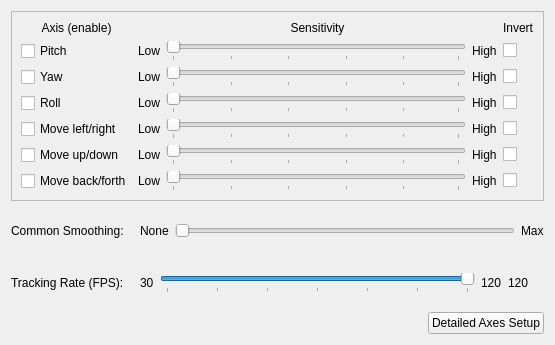
<?xml version="1.0" encoding="UTF-8"?>
<ui version="4.0">
 <class>ProfileSetupForm</class>
 <widget class="QWidget" name="ProfileSetupForm">
  <property name="geometry">
   <rect>
    <x>0</x>
    <y>0</y>
    <width>555</width>
    <height>345</height>
   </rect>
  </property>
  <property name="sizePolicy">
   <sizepolicy hsizetype="Preferred" vsizetype="Maximum">
    <horstretch>0</horstretch>
    <verstretch>0</verstretch>
   </sizepolicy>
  </property>
  <property name="windowTitle">
   <string>Form</string>
  </property>
  <layout class="QVBoxLayout" name="verticalLayout">
   <item>
    <widget class="QFrame" name="gridFrame">
     <property name="frameShape">
      <enum>QFrame::StyledPanel</enum>
     </property>
     <property name="frameShadow">
      <enum>QFrame::Raised</enum>
     </property>
     <layout class="QGridLayout" name="gridLayout">
      <item row="2" column="1">
       <layout class="QHBoxLayout" name="horizontalLayout_2">
        <item>
         <widget class="QLabel" name="label_3">
          <property name="text">
           <string>Low</string>
          </property>
         </widget>
        </item>
        <item>
         <widget class="QSlider" name="YawSens">
          <property name="orientation">
           <enum>Qt::Horizontal</enum>
          </property>
          <property name="tickPosition">
           <enum>QSlider::TicksBelow</enum>
          </property>
          <property name="tickInterval">
           <number>20</number>
          </property>
         </widget>
        </item>
        <item>
         <widget class="QLabel" name="label_10">
          <property name="text">
           <string>High</string>
          </property>
         </widget>
        </item>
       </layout>
      </item>
      <item row="3" column="1">
       <layout class="QHBoxLayout" name="horizontalLayout_3">
        <item>
         <widget class="QLabel" name="label_4">
          <property name="text">
           <string>Low</string>
          </property>
         </widget>
        </item>
        <item>
         <widget class="QSlider" name="RollSens">
          <property name="orientation">
           <enum>Qt::Horizontal</enum>
          </property>
          <property name="tickPosition">
           <enum>QSlider::TicksBelow</enum>
          </property>
          <property name="tickInterval">
           <number>20</number>
          </property>
         </widget>
        </item>
        <item>
         <widget class="QLabel" name="label_11">
          <property name="text">
           <string>High</string>
          </property>
         </widget>
        </item>
       </layout>
      </item>
      <item row="0" column="0">
       <widget class="QLabel" name="label_9">
        <property name="text">
         <string>Axis (enable)</string>
        </property>
        <property name="alignment">
         <set>Qt::AlignCenter</set>
        </property>
       </widget>
      </item>
      <item row="0" column="1">
       <widget class="QLabel" name="label_2">
        <property name="text">
         <string>Sensitivity</string>
        </property>
        <property name="alignment">
         <set>Qt::AlignCenter</set>
        </property>
       </widget>
      </item>
      <item row="1" column="1">
       <layout class="QHBoxLayout" name="horizontalLayout">
        <item>
         <widget class="QLabel" name="label">
          <property name="text">
           <string>Low</string>
          </property>
         </widget>
        </item>
        <item>
         <widget class="QSlider" name="PitchSens">
          <property name="orientation">
           <enum>Qt::Horizontal</enum>
          </property>
          <property name="tickPosition">
           <enum>QSlider::TicksBelow</enum>
          </property>
          <property name="tickInterval">
           <number>20</number>
          </property>
         </widget>
        </item>
        <item>
         <widget class="QLabel" name="label_8">
          <property name="text">
           <string>High</string>
          </property>
         </widget>
        </item>
       </layout>
      </item>
      <item row="5" column="1">
       <layout class="QHBoxLayout" name="horizontalLayout_5">
        <item>
         <widget class="QLabel" name="label_6">
          <property name="text">
           <string>Low</string>
          </property>
         </widget>
        </item>
        <item>
         <widget class="QSlider" name="TySens">
          <property name="orientation">
           <enum>Qt::Horizontal</enum>
          </property>
          <property name="tickPosition">
           <enum>QSlider::TicksBelow</enum>
          </property>
          <property name="tickInterval">
           <number>20</number>
          </property>
         </widget>
        </item>
        <item>
         <widget class="QLabel" name="label_13">
          <property name="text">
           <string>High</string>
          </property>
         </widget>
        </item>
       </layout>
      </item>
      <item row="1" column="0">
       <widget class="QCheckBox" name="PitchEnable">
        <property name="toolTip">
         <string>Enable Pitch Axis</string>
        </property>
        <property name="layoutDirection">
         <enum>Qt::LeftToRight</enum>
        </property>
        <property name="text">
         <string>Pitch</string>
        </property>
        <property name="checked">
         <bool>false</bool>
        </property>
       </widget>
      </item>
      <item row="2" column="0">
       <widget class="QCheckBox" name="YawEnable">
        <property name="toolTip">
         <string>Enable Yaw Axis</string>
        </property>
        <property name="text">
         <string>Yaw</string>
        </property>
       </widget>
      </item>
      <item row="3" column="0">
       <widget class="QCheckBox" name="RollEnable">
        <property name="toolTip">
         <string>Enable Yaw Axis</string>
        </property>
        <property name="text">
         <string>Roll</string>
        </property>
       </widget>
      </item>
      <item row="4" column="0">
       <widget class="QCheckBox" name="TxEnable">
        <property name="toolTip">
         <string>Enable X Axis</string>
        </property>
        <property name="text">
         <string>Move left/right</string>
        </property>
       </widget>
      </item>
      <item row="5" column="0">
       <widget class="QCheckBox" name="TyEnable">
        <property name="toolTip">
         <string>Enable Y Axis</string>
        </property>
        <property name="text">
         <string>Move up/down</string>
        </property>
       </widget>
      </item>
      <item row="6" column="0">
       <widget class="QCheckBox" name="TzEnable">
        <property name="toolTip">
         <string>Enable Z Axis</string>
        </property>
        <property name="text">
         <string>Move back/forth</string>
        </property>
       </widget>
      </item>
      <item row="4" column="1">
       <layout class="QHBoxLayout" name="horizontalLayout_4">
        <item>
         <widget class="QLabel" name="label_5">
          <property name="text">
           <string>Low</string>
          </property>
         </widget>
        </item>
        <item>
         <widget class="QSlider" name="TxSens">
          <property name="orientation">
           <enum>Qt::Horizontal</enum>
          </property>
          <property name="tickPosition">
           <enum>QSlider::TicksBelow</enum>
          </property>
          <property name="tickInterval">
           <number>20</number>
          </property>
         </widget>
        </item>
        <item>
         <widget class="QLabel" name="label_12">
          <property name="text">
           <string>High</string>
          </property>
         </widget>
        </item>
       </layout>
      </item>
      <item row="6" column="1">
       <layout class="QHBoxLayout" name="horizontalLayout_6">
        <item>
         <widget class="QLabel" name="label_7">
          <property name="text">
           <string>Low</string>
          </property>
         </widget>
        </item>
        <item>
         <widget class="QSlider" name="TzSens">
          <property name="orientation">
           <enum>Qt::Horizontal</enum>
          </property>
          <property name="tickPosition">
           <enum>QSlider::TicksBelow</enum>
          </property>
          <property name="tickInterval">
           <number>20</number>
          </property>
         </widget>
        </item>
        <item>
         <widget class="QLabel" name="label_14">
          <property name="text">
           <string>High</string>
          </property>
         </widget>
        </item>
       </layout>
      </item>
      <item row="0" column="2">
       <widget class="QLabel" name="label_18">
        <property name="text">
         <string>Invert</string>
        </property>
       </widget>
      </item>
      <item row="1" column="2">
       <widget class="QCheckBox" name="PitchInvert">
        <property name="text">
         <string/>
        </property>
       </widget>
      </item>
      <item row="2" column="2">
       <widget class="QCheckBox" name="YawInvert">
        <property name="text">
         <string/>
        </property>
       </widget>
      </item>
      <item row="3" column="2">
       <widget class="QCheckBox" name="RollInvert">
        <property name="text">
         <string/>
        </property>
       </widget>
      </item>
      <item row="4" column="2">
       <widget class="QCheckBox" name="TxInvert">
        <property name="text">
         <string/>
        </property>
       </widget>
      </item>
      <item row="5" column="2">
       <widget class="QCheckBox" name="TyInvert">
        <property name="text">
         <string/>
        </property>
       </widget>
      </item>
      <item row="6" column="2">
       <widget class="QCheckBox" name="TzInvert">
        <property name="text">
         <string/>
        </property>
       </widget>
      </item>
     </layout>
    </widget>
   </item>
   <item>
    <layout class="QHBoxLayout" name="horizontalLayout_7">
     <item>
      <widget class="QLabel" name="label_17">
       <property name="text">
        <string>Common Smoothing:</string>
       </property>
      </widget>
     </item>
     <item>
      <spacer name="horizontalSpacer">
       <property name="orientation">
        <enum>Qt::Horizontal</enum>
       </property>
       <property name="sizeType">
        <enum>QSizePolicy::Maximum</enum>
       </property>
       <property name="sizeHint" stdset="0">
        <size>
         <width>10</width>
         <height>20</height>
        </size>
       </property>
      </spacer>
     </item>
     <item>
      <widget class="QLabel" name="label_15">
       <property name="text">
        <string>None</string>
       </property>
      </widget>
     </item>
     <item>
      <widget class="QSlider" name="Smoothing">
       <property name="orientation">
        <enum>Qt::Horizontal</enum>
       </property>
      </widget>
     </item>
     <item>
      <widget class="QLabel" name="label_16">
       <property name="text">
        <string>Max</string>
       </property>
      </widget>
     </item>
    </layout>
   </item>
   <item>
    <layout class="QHBoxLayout" name="horizontalLayout_tracking_rate">
     <item>
      <widget class="QLabel" name="label_tracking_rate">
       <property name="text">
        <string>Tracking Rate (FPS):</string>
       </property>
      </widget>
     </item>
     <item>
      <spacer name="horizontalSpacer_tracking">
       <property name="orientation">
        <enum>Qt::Horizontal</enum>
       </property>
       <property name="sizeType">
        <enum>QSizePolicy::Maximum</enum>
       </property>
       <property name="sizeHint" stdset="0">
        <size>
         <width>10</width>
         <height>20</height>
        </size>
       </property>
      </spacer>
     </item>
     <item>
      <widget class="QLabel" name="label_tracking_rate_low">
       <property name="text">
        <string>30</string>
       </property>
      </widget>
     </item>
     <item>
      <widget class="QSlider" name="TrackingRate">
       <property name="minimum">
        <number>30</number>
       </property>
       <property name="maximum">
        <number>120</number>
       </property>
       <property name="value">
        <number>120</number>
       </property>
       <property name="orientation">
        <enum>Qt::Horizontal</enum>
       </property>
       <property name="tickPosition">
        <enum>QSlider::TicksBelow</enum>
       </property>
       <property name="tickInterval">
        <number>15</number>
       </property>
      </widget>
     </item>
     <item>
      <widget class="QLabel" name="label_tracking_rate_high">
       <property name="text">
        <string>120</string>
       </property>
      </widget>
     </item>
     <item>
      <widget class="QLabel" name="TrackingRateValue">
       <property name="minimumSize">
        <size>
         <width>36</width>
         <height>0</height>
        </size>
       </property>
       <property name="text">
        <string>120</string>
       </property>
      </widget>
     </item>
    </layout>
   </item>
   <item>
    <layout class="QHBoxLayout" name="horizontalLayout_8">
     <item>
      <spacer name="horizontalSpacer_2">
       <property name="orientation">
        <enum>Qt::Horizontal</enum>
       </property>
       <property name="sizeHint" stdset="0">
        <size>
         <width>40</width>
         <height>20</height>
        </size>
       </property>
      </spacer>
     </item>
     <item>
      <widget class="QPushButton" name="DetailedAxisSetup">
       <property name="text">
        <string>Detailed Axes Setup</string>
       </property>
      </widget>
     </item>
    </layout>
   </item>
  </layout>
 </widget>
 <tabstops>
  <tabstop>PitchEnable</tabstop>
  <tabstop>PitchSens</tabstop>
  <tabstop>YawEnable</tabstop>
  <tabstop>YawSens</tabstop>
  <tabstop>RollEnable</tabstop>
  <tabstop>RollSens</tabstop>
  <tabstop>TxEnable</tabstop>
  <tabstop>TxSens</tabstop>
  <tabstop>TyEnable</tabstop>
  <tabstop>TySens</tabstop>
  <tabstop>TzEnable</tabstop>
  <tabstop>TzSens</tabstop>
  <tabstop>Smoothing</tabstop>
  <tabstop>TrackingRate</tabstop>
  <tabstop>DetailedAxisSetup</tabstop>
 </tabstops>
 <resources/>
 <connections/>
</ui>
